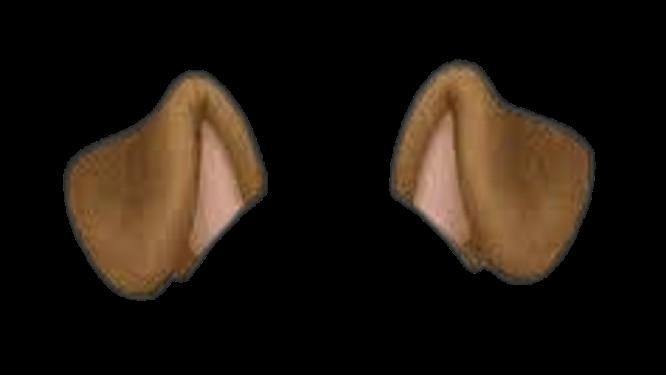
#> input picture Projet/oreilleChien2-removebg-preview.png, 666 x 375 px, found by its file name
$ python testWebcam.py
#> lines starting #> are read from the running program, lines starting #| are printed output that depends on the picture
import cv2

# Ouvrir la webcam
cap = cv2.VideoCapture(0)

# Charger les classificateurs Haar pour les visages et nez
face_cascade = cv2.CascadeClassifier('C:/Users/timot/OneDrive/Desktop/Travail/Code/traitementImage/TD6/haarcascade_frontalface_alt.xml')
nose_cascade = cv2.CascadeClassifier('C:/Users/timot/OneDrive/Desktop/Travail/Code/traitementImage/TD6/haarcascade_mcs_nose.xml')

# Charger les images pour les oreilles et le nez (avec transparence)
oreilleChien = cv2.imread('C:/Users/timot/OneDrive/Desktop/Travail/Code/traitementImage/TD6/oreilleChien2-removebg-preview.png', cv2.IMREAD_UNCHANGED)
#> oreilleChien is the input picture: shape (375, 666, 4); mean B, G, R, A 14.6, 22.3, 30.9, 58.4
nezChien = cv2.imread('C:/Users/timot/OneDrive/Desktop/Travail/Code/traitementImage/TD6/nezChien2-removebg-preview.png', cv2.IMREAD_UNCHANGED)

# Fonction pour superposer une image avec transparence
def overlay_image(background, overlay, x, y, w, h):
    overlay_resized = cv2.resize(overlay, (w, h))  # Redimensionner l'image
    for i in range(overlay_resized.shape[0]):
        for j in range(overlay_resized.shape[1]):
            if overlay_resized.shape[2] == 4 and overlay_resized[i, j][3] > 0:  # Vérifie la transparence
                background[y + i, x + j] = overlay_resized[i, j][:3]

# Fonction pour ajouter les oreilles
def add_ears(frame, gray, faces):
    for (x, y, w, h) in faces:
        ears_width = int(w * 1.5)
        ears_height = int(h * 0.6)
        ears_x = x - int(w * 0.25)
        ears_y = y - int(h * 0.5)
        overlay_image(frame, oreilleChien, ears_x, ears_y, ears_width, ears_height)

# Fonction pour ajouter le nez
def add_nose(frame, gray, faces):
    for (x, y, w, h) in faces:
        roi_gray = gray[y:y + h, x:x + w]
        noses = nose_cascade.detectMultiScale(roi_gray, scaleFactor=1.3, minNeighbors=5)
        for (nx, ny, nw, nh) in noses:
            nose_width = int(nw * 3.5)
            nose_height = int(nh * 2.3)
            nose_x = x + nx - (nose_width - nw) // 2
            nose_y = y + ny - (nose_height - nh) // 2 + 10
            overlay_image(frame, nezChien, nose_x, nose_y, nose_width, nose_height)
            break  # Arrêter après le premier nez trouvé

# Fonction pour ajouter les oreilles et le nez
def add_ears_and_nose(frame, gray, faces):
    add_ears(frame, gray, faces)
    add_nose(frame, gray, faces)

# Vérifier si la webcam est ouverte
if not cap.isOpened():
    print("Erreur : Impossible d'accéder à la webcam.")
    exit()

print("Appuie sur 'q' pour quitter.")
print("Appuie sur '1' pour ajouter les oreilles.")
print("Appuie sur '2' pour ajouter le nez.")
print("Appuie sur '3' pour ajouter les deux filtres.")

# Définir le filtre actif (par défaut aucun filtre)
active_filter = None

# Boucle principale
while True:
    ret, frame = cap.read()
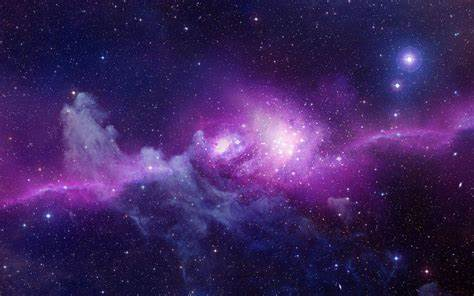
#> input picture Projet/images/galaxy.jpg, 474 x 296 px, given in place of the camera
#> frame is the input picture: shape (296, 474, 3); mean B, G, R 95, 36.8, 61.6
    if not ret:
        print("Erreur : Impossible de lire le flux vidéo.")
        break

    # Convertir en niveaux de gris pour la détection
    gray = cv2.cvtColor(frame, cv2.COLOR_BGR2GRAY)
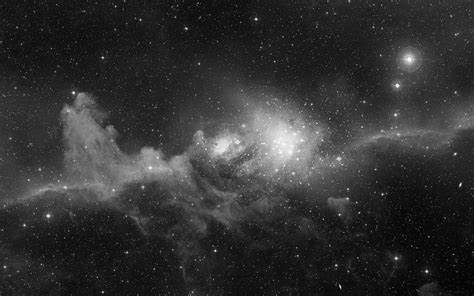
#> gray: shape (296, 474); min 1, max 251, mean 50.8

    # Détection des visages
    faces = face_cascade.detectMultiScale(gray, scaleFactor=1.3, minNeighbors=5)
#> faces = ()

    # Appliquer le filtre en fonction de l'entrée utilisateur
    if active_filter == '1':
        add_ears(frame, gray, faces)
    elif active_filter == '2':
        add_nose(frame, gray, faces)
    elif active_filter == '3':
        add_ears_and_nose(frame, gray, faces)

    # Afficher le résultat
    cv2.imshow("Webcam - Filtres de Chien", frame)

    # Gérer les entrées utilisateur
    key = cv2.waitKey(1) & 0xFF
#> (key q is pressed here)
    if key == ord('q'):  # Quitter avec 'q'
        break
    elif key == ord('1'):  # Activer le filtre des oreilles
        active_filter = '1'
        print("Filtre activé : Oreilles uniquement.")
    elif key == ord('2'):  # Activer le filtre du nez
        active_filter = '2'
        print("Filtre activé : Nez uniquement.")
    elif key == ord('3'):  # Activer les deux filtres
        active_filter = '3'
        print("Filtre activé : Oreilles et Nez.")

# Libérer les ressources
cap.release()
cv2.destroyAllWindows()
